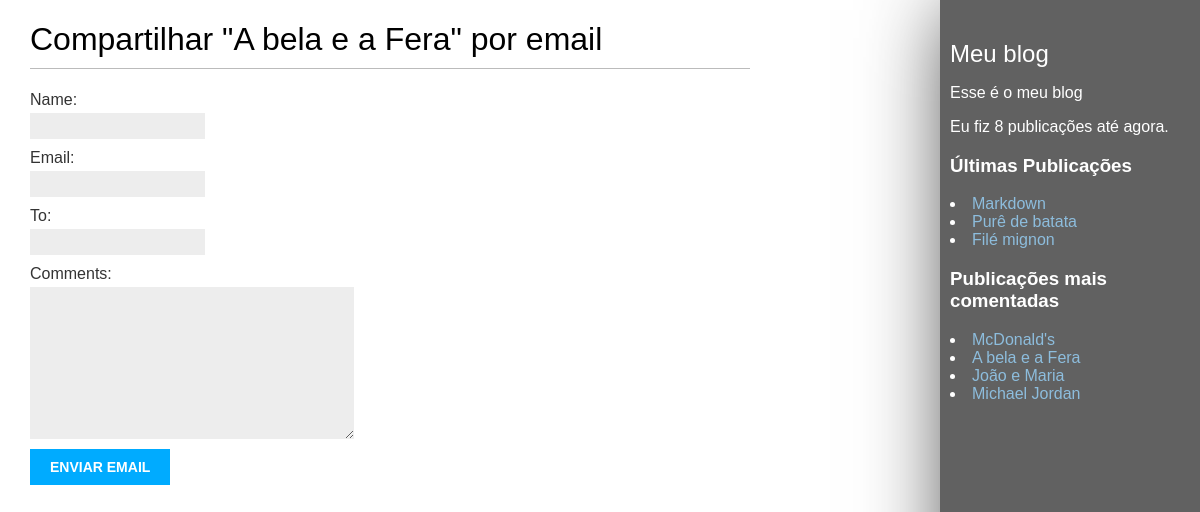
Screenshot of /blog/15/share/ with the database file from the repository.
### blog/models.py (models this page shows)
class Post(models.Model):
    STATUS_CHOICES = (
        ('draft', 'Draft'),
        ('published', 'Published')
    )
    title = models.CharField(max_length=250)
    slug = models.SlugField(max_length=250,
                            unique_for_date='publish')
    author = models.ForeignKey(User,
                               on_delete=models.CASCADE,
                               related_name='blog_posts')
    body = models.TextField()
    publish = models.DateTimeField(default=timezone.now)
    created = models.DateTimeField(auto_now_add=True)
    updated = models.DateTimeField(auto_now=True)
    status = models.CharField(max_length=10,
                              choices=STATUS_CHOICES,
                              default='draft')
    objects = models.Manager()
    published = PublishedManager()
    def get_absolute_url(self):
        return reverse('blog:post_detail',
                       args=[self.publish.year,
                             self.publish.month,
                             self.publish.day, self.slug])
    tags = TaggableManager()

### blog/views.py (the view)
def post_share(request, post_id):
    post = get_object_or_404(Post, id=post_id, status='published')
    sent = False
    if request.method == 'POST':
        form = EmailPostForm(request.POST)
        if form.is_valid():
            cd = form.cleaned_data
            post_url = request.build_absolute_uri(
                post.get_absolute_url())
            subject = f"{cd['name']} te recomendou esse post: {post.title}"
            message = f"Leia {post.title} em {post_url}\n\n" \
                      f"Comentários de {cd['name']}: {cd['comments']}"
            send_mail(subject, message, 'docafavarato@gmail.com', [cd['to']])
            sent = True
    else:
        form = EmailPostForm()
    return render(request, 'blog/post/share.html', {'post': post,
                                                    'form': form,
                                                    'sent': sent})

### blog/forms.py
class EmailPostForm(forms.Form):
    name = forms.CharField(max_length=25)
    email = forms.EmailField()
    to = forms.EmailField()
    comments = forms.CharField(required=False,
                               widget=forms.Textarea)

### blog/models.py (called while the page is built)
    def get_queryset(self):
        return super(PublishedManager, self).get_queryset().filter(status='published')

### blog/templatetags/blog_tags.py (called while the page is built)
@register.simple_tag
def total_posts():
    return Post.published.count()

@register.inclusion_tag('blog/post/latest_posts.html')
def show_latest_posts(count=5):
    latest_posts = Post.published.order_by('-publish')[:count]
    return {'latest_posts': latest_posts}

@register.simple_tag
def get_most_commented_posts(count=4):
    return Post.published.annotate(
        total_comments=Count('comments')
    ).order_by('-total_comments')[:count]

### blog/templates/blog/post/share.html (shortened to what this page needs)
{% extends "blog/base.html" %}
{% block content %}
  {% if sent %}
    <h1>Email enviado com sucesso</h1>
    <p>
      "{{ post.title }}" foi enviado para {{ form.cleaned_data.to }}
    </p>
  {% else %}
  <h1>Compartilhar "{{ post.title }}" por email</h1>
  <form method="post">
    {{ form.as_p }}
    <input type="submit" value="Enviar email">
  </form>
  {% endif %}
{% endblock %}

### blog/templates/blog/base.html (shortened to what this page needs)
{% load blog_tags %}
{% load static %}
<!DOCTYPE html>
<html>
<head>
</head>
<body>
  <div id="content">
    {% block content %}
    {% endblock %}
  </div>
  <div id="sidebar">
    <h2>Meu blog</h2>
    <p>Esse é o meu blog</p>
    <p>Eu fiz {% total_posts %} publicações até agora.</p>
    <h3>Últimas Publicações</h3>
    {% show_latest_posts 3 %}
    <h3>Publicações mais comentadas</h3>
    {% get_most_commented_posts as most_commented_posts %}
    {% for post in most_commented_posts %}
      <li>
        <a href="{{ post.get_absolute_url }}">{{ post.title }}</a>
      </li>
      {% empty %}
      <p>Nenhuma publicação foi feita ainda.</p>
    {% endfor %}
  </div>
</body>
</html>

### blog/templates/blog/post/latest_posts.html
{% for post in latest_posts %}
  <li>
    <a href="{{ post.get_absolute_url }}">{{ post.title }}</a>
  </li>
  {% empty %}
  <p>Nenhuma publicação foi feita ainda.</p>
{% endfor %}

### blog/templates/blog/base.html (style rules this page uses)
body { margin:0; padding:0; font-family:helvetica, sans-serif; }
a { color:#00abff; text-decoration:none; }
h1 { font-weight:normal; border-bottom:1px solid #bbb; padding:0 0 10px 0; }
h2 { font-weight:normal; margin:30px 0 0; }
#content { float:left; width:60%; padding:0 0 0 30px; }
#sidebar { color: white; float:right; width:20%; padding:10px; background:#616161; height:97vh; box-shadow: 10px 10px 80px 0px rgba(0,0,0,0.75); -webkit-box-shadow: 10px 10px 80px 0px rgba(0,0,0,0.75); -moz-box-shadow: 10px 10px 80px 0px rgba(0,0,0,0.75); }
#sidebar a { color: rgb(141, 189, 221); }
label { float:left; clear:both; color:#333; margin-bottom:4px; }
input, textarea { clear:both; float:left; margin:0 0 10px; background:#ededed; border:0; padding:6px 10px; font-size:12px; }
input[type=submit] { font-weight:bold; background:#00abff; color:#fff; padding:10px 20px; font-size:14px; text-transform:uppercase; }

### rows the page displays
Post: title "A bela e a Fera"
Post: title "Markdown"
Post: title "Purê de batata"
Post: title "Filé mignon"
Post: title "McDonald's"
Post: title "João e Maria"
Post: title "Michael Jordan"
